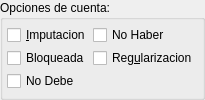
          <widget class="QGroupBox" name="groupBox_3">
           <property name="title">
            <string>Opciones de cuenta:</string>
           </property>
           <layout class="QHBoxLayout">
            <property name="spacing">
             <number>5</number>
            </property>
            <property name="margin">
             <number>2</number>
            </property>
            <item>
             <layout class="QGridLayout">
              <property name="margin">
               <number>2</number>
              </property>
              <property name="spacing">
               <number>2</number>
              </property>
              <item row="2" column="0">
               <widget class="QCheckBox" name="mui_nodebe">
                <property name="text">
                 <string>No Debe</string>
                </property>
                <property name="shortcut">
                 <string>Alt+B</string>
                </property>
               </widget>
              </item>
              <item row="1" column="0">
               <widget class="QCheckBox" name="mui_bloqueada">
                <property name="text">
                 <string>Bloqueada</string>
                </property>
               </widget>
              </item>
              <item row="1" column="1">
               <widget class="QCheckBox" name="mui_regularizacion">
                <property name="text">
                 <string>Reg&amp;ularizacion</string>
                </property>
               </widget>
              </item>
              <item row="0" column="1">
               <widget class="QCheckBox" name="mui_nohaber">
                <property name="text">
                 <string>No Haber</string>
                </property>
               </widget>
              </item>
              <item row="0" column="0">
               <widget class="QCheckBox" name="mui_imputacion">
                <property name="text">
                 <string>&amp;Imputacion</string>
                </property>
                <property name="shortcut">
                 <string>Alt+I</string>
                </property>
               </widget>
              </item>
             </layout>
            </item>
           </layout>
          </widget>
